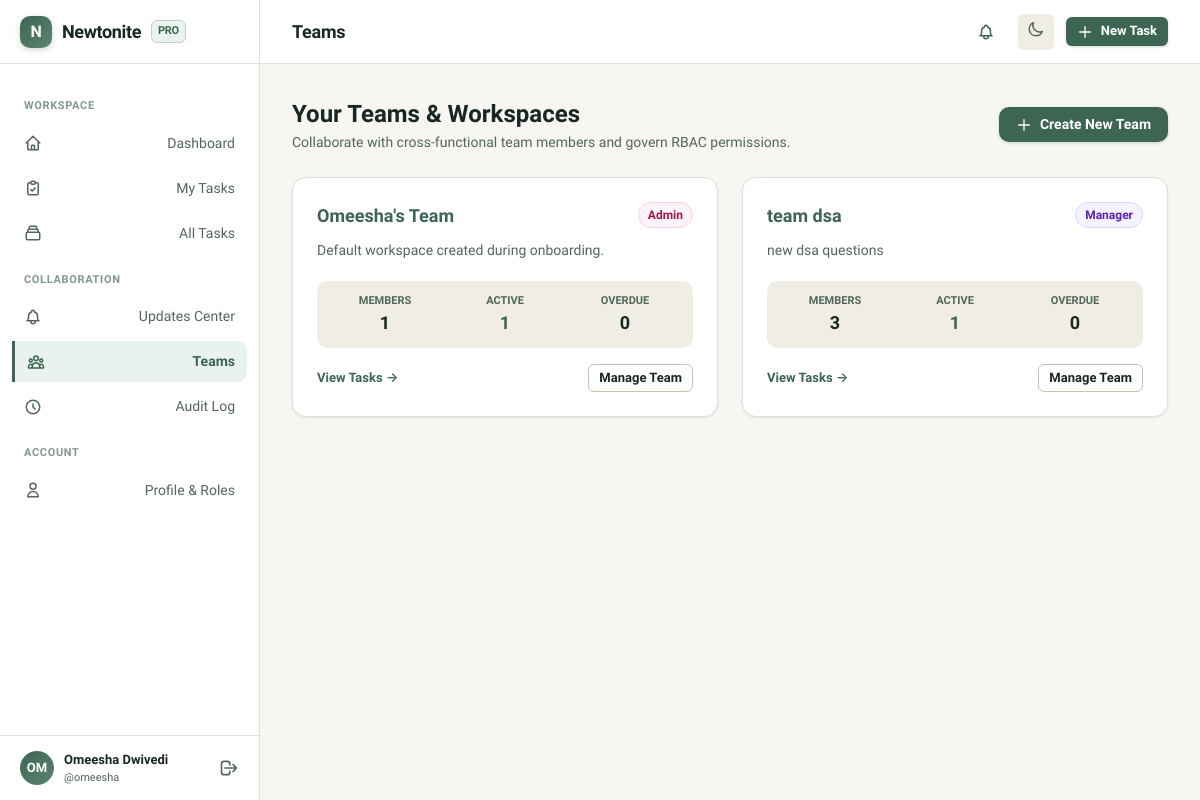
The page /teams/ (signed in) on the database as committed earlier.
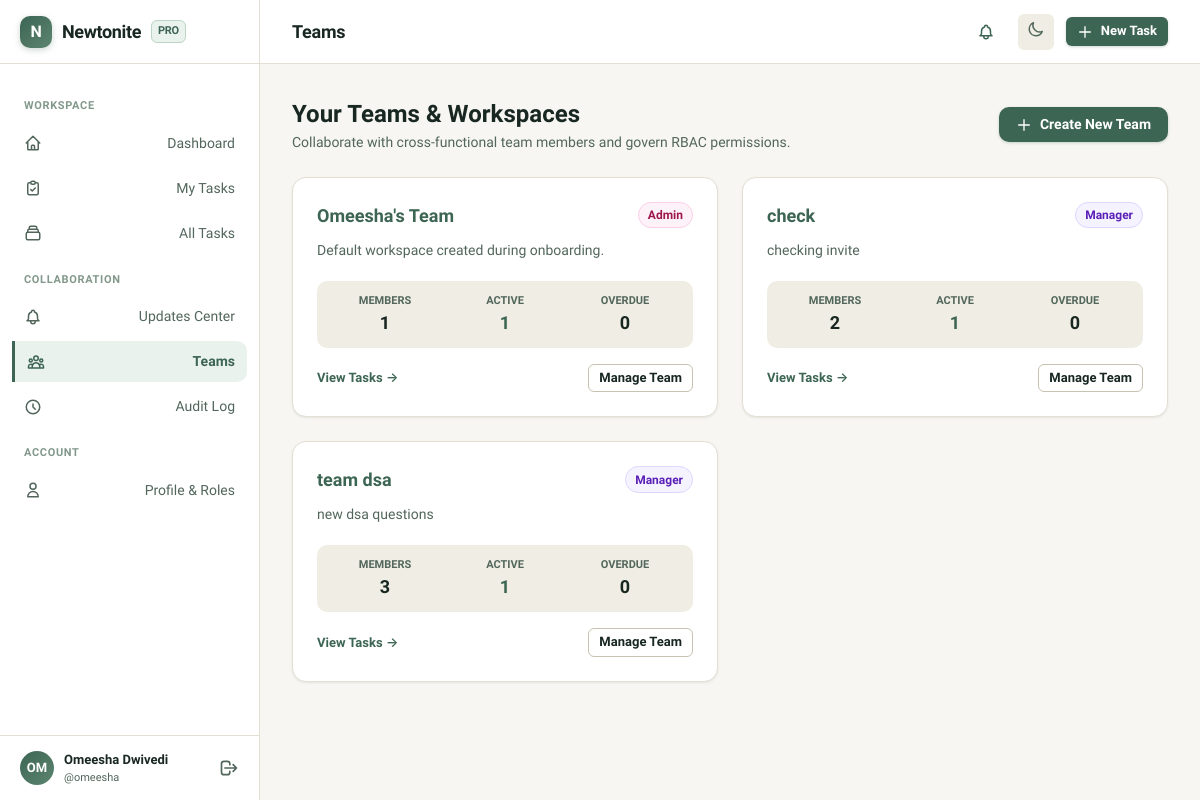
The same page on the database as committed later.
### tasks/models.py (models this page shows, shortened)
class Team(models.Model):
    name = models.CharField(max_length=100, unique=True, help_text="Unique name for the team.")
    description = models.TextField(blank=True, help_text="Short description of the team's mandate.")
    created_at = models.DateTimeField(auto_now_add=True)
    updated_at = models.DateTimeField(auto_now=True)
    class Meta:
        ordering = ['name']
        verbose_name = 'Team'
        verbose_name_plural = 'Teams'
    def member_count(self):
        return self.memberships.count()
    def active_tasks_count(self):
        return self.tasks.filter(is_archived=False).count()
    def open_tasks_count(self):
        return self.tasks.filter(is_archived=False, status=TaskStatus.OPEN).count()
    def overdue_tasks_count(self):
        today = timezone.localdate()
        return self.tasks.filter(
            is_archived=False,
            due_date__lt=today
        ).exclude(status=TaskStatus.RESOLVED).count()

### tasks/views.py (the view)
# urls.py: path('teams/', views.team_list_view, name='team_list'),
@login_required
def team_list_view(request):
    teams = get_accessible_teams_qs(request.user).prefetch_related('memberships__user')
    user_roles = {
        m.team_id: m.get_role_display()
        for m in TeamMembership.objects.filter(user=request.user)
    }
    teams_data = []
    for team in teams:
        teams_data.append({
            'team': team,
            'role': user_roles.get(team.id, 'Admin' if request.user.is_superuser else 'Member'),
            'member_count': team.member_count(),
            'active_tasks': team.active_tasks_count(),
            'open_tasks': team.open_tasks_count(),
            'overdue_tasks': team.overdue_tasks_count(),
        })
    context = {
        'title': 'Teams',
        'teams_data': teams_data,
    }
    return render(request, 'teams/list.html', context)

### tasks/permissions.py (called while the page is built)
def is_system_admin(user):
    return user.is_authenticated and (user.is_superuser or user.is_staff)

def get_accessible_teams_qs(user):
    if not user.is_authenticated:
        return Team.objects.none()
    if is_system_admin(user):
        return Team.objects.all()
    return Team.objects.filter(memberships__user=user).distinct()

### templates/teams/list.html (shortened to what this page needs)
{% extends 'base.html' %}
{% block page_title %}Teams{% endblock %}
{% block content %}
<div style="display: flex; justify-content: space-between; align-items: center; margin-bottom: 1.5rem; flex-wrap: wrap; gap: 1rem;">
  <div>
    <h2 style="font-size: 1.5rem; font-weight: 800; color: var(--text-main);">Your Teams & Workspaces</h2>
    <p style="color: var(--text-muted); font-size: 0.875rem;">Collaborate with cross-functional team members and govern RBAC permissions.</p>
  </div>
  <a href="{% url 'team_create' %}" class="btn btn-primary" id="btn-create-team-main">
    <svg width="16" height="16" fill="none" stroke="currentColor" viewBox="0 0 24 24"><path stroke-linecap="round" stroke-linejoin="round" stroke-width="2" d="M12 4v16m8-8H4"/></svg>
    Create New Team
  </a>
</div>
{% if teams_data %}
<div style="display: grid; grid-template-columns: repeat(auto-fill, minmax(320px, 1fr)); gap: 1.5rem;">
  {% for item in teams_data %}
  <div class="card" style="display: flex; flex-direction: column; justify-content: space-between;">
    <div>
      <div style="display: flex; justify-content: space-between; align-items: flex-start; margin-bottom: 0.75rem;">
        <h3 style="font-size: 1.125rem; font-weight: 700; color: var(--text-main);">
          <a href="{% url 'team_detail' pk=item.team.id %}">{{ item.team.name }}</a>
        </h3>
        <span class="badge badge-role-{{ item.role|lower }}">{{ item.role }}</span>
      </div>
      <p style="font-size: 0.875rem; color: var(--text-muted); margin-bottom: 1.25rem; line-height: 1.4;">
        {{ item.team.description|default:"No description provided."|truncatechars:120 }}
      </p>
    </div>
    <div>
      <div style="display: grid; grid-template-columns: repeat(3, 1fr); gap: 0.5rem; background-color: var(--bg-subtle); padding: 0.75rem; border-radius: var(--radius-md); text-align: center; margin-bottom: 1rem;">
        <div>
          <span style="font-size: 0.6875rem; color: var(--text-muted); display: block; font-weight: 600;">MEMBERS</span>
          <span style="font-size: 1.125rem; font-weight: 700;">{{ item.member_count }}</span>
        </div>
        <div>
          <span style="font-size: 0.6875rem; color: var(--text-muted); display: block; font-weight: 600;">ACTIVE</span>
          <span style="font-size: 1.125rem; font-weight: 700; color: var(--primary);">{{ item.active_tasks }}</span>
        </div>
        <div>
          <span style="font-size: 0.6875rem; color: var(--text-muted); display: block; font-weight: 600;">OVERDUE</span>
          <span style="font-size: 1.125rem; font-weight: 700; {% if item.overdue_tasks > 0 %}color: var(--urgent);{% endif %}">{{ item.overdue_tasks }}</span>
        </div>
      </div>
      <div style="display: flex; justify-content: space-between; align-items: center;">
        <a href="{% url 'task_list' %}?team={{ item.team.id }}" style="font-size: 0.8125rem; font-weight: 600;">View Tasks &rarr;</a>
        <a href="{% url 'team_detail' pk=item.team.id %}" class="btn btn-sm btn-secondary">Manage Team</a>
      </div>
    </div>
  </div>
  {% endfor %}
</div>
{% endif %}
{% endblock %}

Rows that differ between the two databases and show on the page:
added Team: team.name "check", role "Manager", team.description "checking invite", member_count "2", active_tasks "1", overdue_tasks "0"
